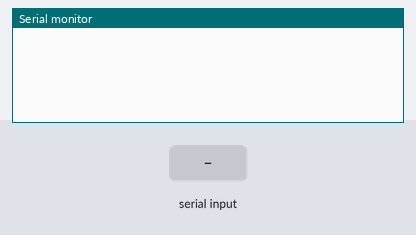
A sketch run on a simulated Arduino Uno, built with avr-gcc and run on an emulated ATmega328P. Parts: the last lines printed to the serial monitor. The inputs (shaded band) are chosen by the test bench.

Above: at 1.2 s.
1.3 s: "0" received over Serial
At 1.9 s:
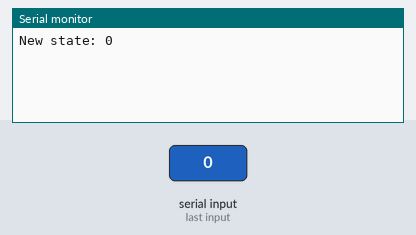
2.8 s: "V90\n" received over Serial
At 3.8 s:
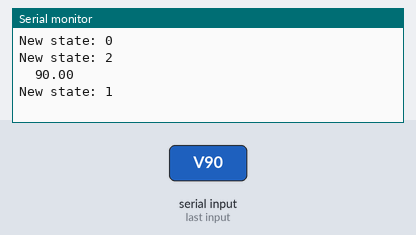

The sketch:

sketch.ino
```cpp
float RR = 0.0,   // Respiratory Rate (RR) (breaths per minute): between 8 – 40.
      TV = 0.0,   // Tidal Volume (TV) (air volume pushed into lung): between 200 – 800 mL based on patient weight.
      IE = 0.0;   // I/E Ratio (inspiratory/expiration time ratio): recommended to start around 1:2; best if adjustable between range of 1:1 – 1:4.

const char endCharacter = ':';

enum BlueState {
  OFF_BLUE_STATE,     //  0
  ON_BLUE_STATE,      //  1
  VOLUME_BLUE_STATE,  //  2
  BPM_BLUE_STATE,     //  3
  IE_BLUE_STATE       //  4
};

BlueState blueState = OFF_BLUE_STATE;

BlueState charToBlueState(char c) {
  switch (c)
  {
  case 'V':
    return VOLUME_BLUE_STATE;

  case 'R':
    return BPM_BLUE_STATE;

  case 'I':
    return IE_BLUE_STATE;

  case '0':
    return OFF_BLUE_STATE;

  default:
    return blueState;
  }
}

float readBluetoothValue(BlueState valueState, float* value, float (*read_fun)()) {
  while (Serial.available() > 0 && Serial.peek() == endCharacter) {
    Serial.read();
  }

  if (Serial.available() > 0) {
    if (blueState == OFF_BLUE_STATE) {
      blueState = ON_BLUE_STATE;
    }

    if (blueState == ON_BLUE_STATE) {
      blueState = charToBlueState(Serial.read());
      Serial.print("New state: ");
      Serial.println(blueState);
    }
  }

  if (Serial.available() > 0 && blueState == valueState) {
    *value = Serial.parseFloat();
    Serial.print('\t');
    Serial.println(*value);
    blueState = ON_BLUE_STATE;
    return *value;
  }

  if (blueState == OFF_BLUE_STATE) {
    return read_fun();
  }
  return *value;
}

float readVolume() {
  return -1;
}

float readBpm() {
  return -1;
}

float readIeRatio() {
  return -1;
}

float readBluetoothVolume() {
  return readBluetoothValue(VOLUME_BLUE_STATE, &TV, &readVolume);
}

float readBluetoothBPM() {
  return readBluetoothValue(BPM_BLUE_STATE, &RR, &readBpm);
}

float readBluetoothIE() {
  return readBluetoothValue(IE_BLUE_STATE, &IE, &readIeRatio);
}

void setup() {
  // put your setup code here, to run once:
  Serial.begin(9600);
  while(!Serial);
}

int i = 0;

void loop() {
  readBluetoothVolume();
  readBluetoothBPM();
  readBluetoothIE();

  Serial.flush();
}

void logChange(char* msg, float val) {
  Serial.print(msg);
  Serial.println(val);
}

void logIEChange(char* msg, float i, float e) {
  Serial.print(msg);
  Serial.print(i);
  Serial.print(':');
  Serial.println(e);
}
```

Measured:
- after the input at 1.3 s, the serial monitor: prints a new line at once (image 1)
- after the input at 2.8 s, the serial monitor: prints a new line at once (image 2)
